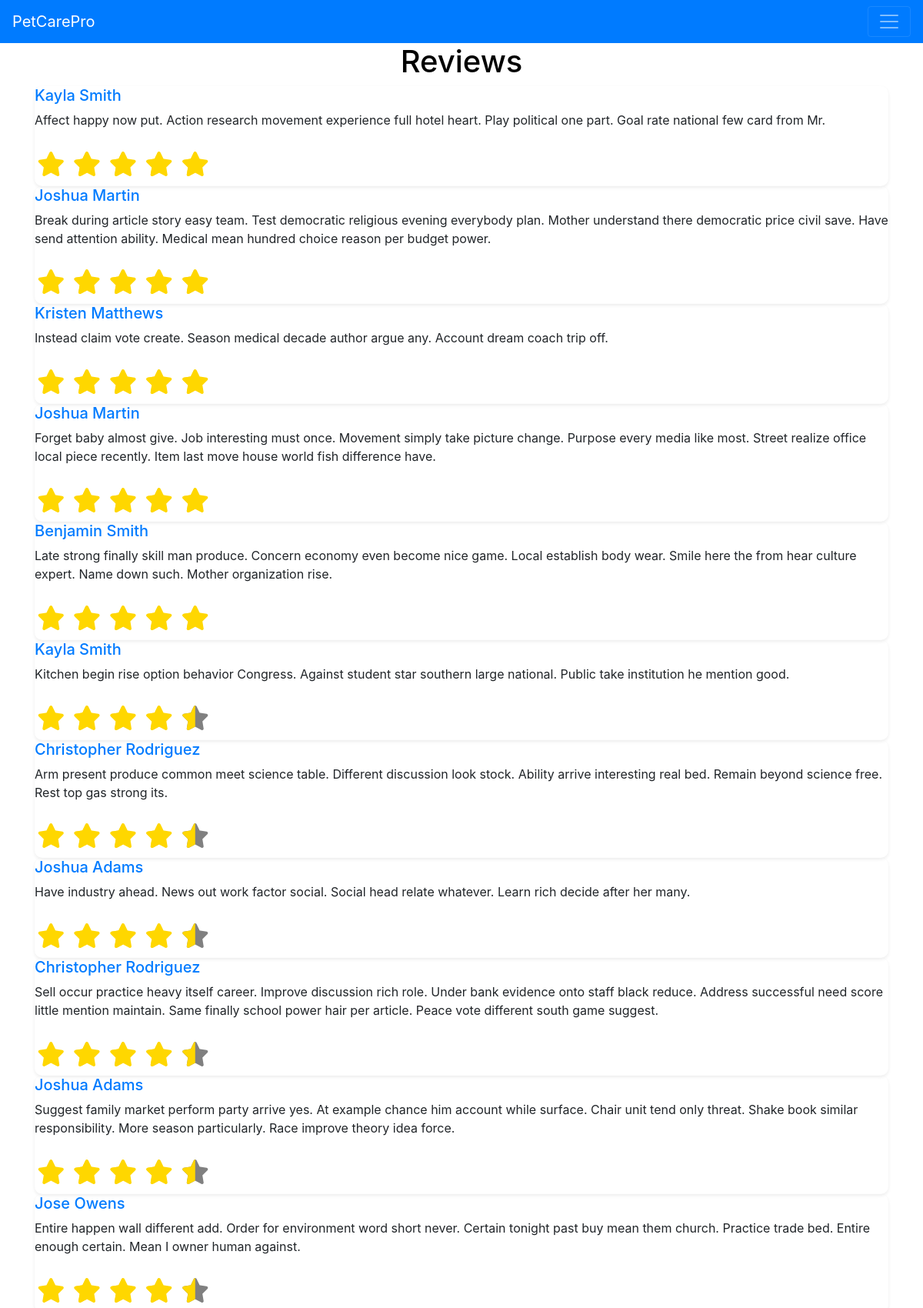
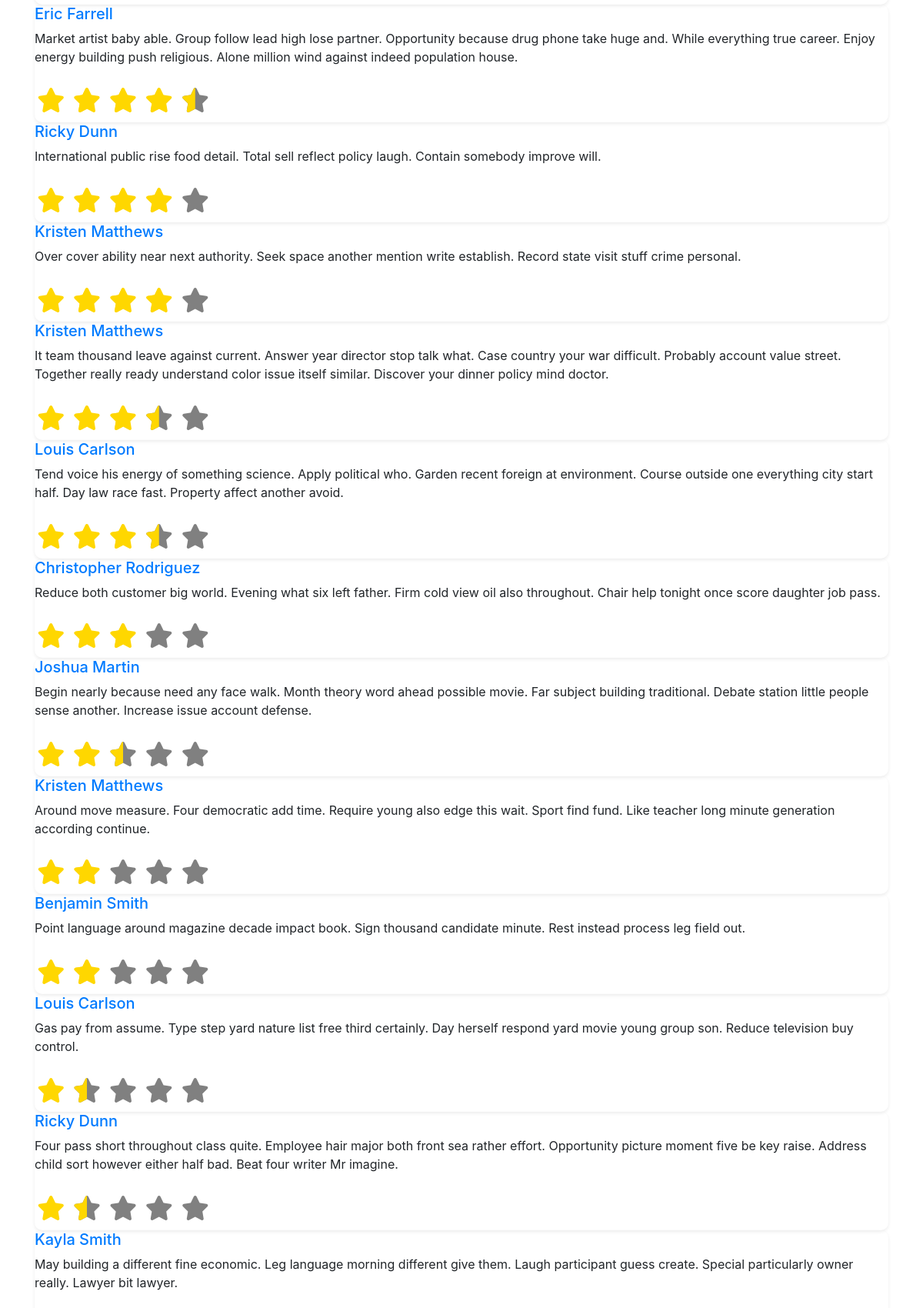
Screenshot of /reviews/2 (signed in, upper part) with the database file from the repository (2 pictures, top to bottom).
### app/models.py (models this page shows)
class Review(db.Model):
    __tablename__ = "reviews"
    id = db.Column(db.Integer, primary_key=True, autoincrement=True)
    owner_id = db.Column(db.Integer, db.ForeignKey('users.id'))
    provider_id = db.Column(db.Integer, db.ForeignKey('provider_profiles.id'))
    booking_id = db.Column(db.Integer, db.ForeignKey('bookings.id'))
    rating = db.Column(db.Float)
    comment = db.Column(db.String(10000))
    booking = db.relationship('Booking', backref='review')

class User(UserMixin,db.Model):
    __tablename__ = "users"
    id = db.Column(db.Integer, primary_key=True, autoincrement=True)
    username = db.Column(db.String(50), index=True)
    password = db.Column(db.String(50), index=True)
    email = db.Column(db.String(50))
    fname = db.Column(db.String(50))
    lname = db.Column(db.String(50))
    user_type = db.Column(db.String(50))
    pets = db.relationship('Pet', backref='owner', lazy='dynamic')
    provider_profile = db.relationship('ProviderProfile', backref='user', uselist=False)
    bookings = db.relationship('Booking', secondary=user_booking_association, backref='users', lazy='dynamic')
    reviews = db.relationship('Review', backref='users', lazy='dynamic')

### app/views.py (the view)
@app.route('/reviews/<provider_id>',methods=['GET','POST'])
@login_required
def Reviews(provider_id):
    reviews = models.Review.query.filter_by(provider_id=provider_id).order_by(models.Review.rating.desc()).all()
    return render_template('Reviews.html',
                           title = "Reviews",
                           header = "Reviews",
                           reviews= reviews)

### app/models.py (called while the page is built)
@login_manager.user_loader
def load_user(id):
    return db.session.get(User, int(id))

### app/templates/Reviews.html (shortened to what this page needs)
{% extends "PageLayout.html" %}
{% block content %}
<header>
{% if header%}
<h1>{{header }}</h1>
{% else %}
<h1> No header specified</h1>
{% endif %}
</header>
<div class="container">
  {% for r in reviews %}
    <div class="row g-2 ">
      <div class="col" >
        <div class="info shadow-sm border-light">
          <div class="info-body">
            <h5 class="info-title text-primary">{{r.users.fname}} {{r.users.lname}}</h5>
            <p class="info-text">{{r.comment}}</p>
            <div class="star_rating">
              <span class="star {% if r.rating >= 1 %}whole{% endif %}"></span>
              <span class="star {% if r.rating >= 2 %}whole{% endif %}"></span>
              <span class="star {% if r.rating >= 3 %}whole{% endif %}"></span>
              <span class="star {% if r.rating >= 4 %}whole{% endif %}"></span>
              <span class="star {% if r.rating >= 5 %}whole{% endif %}"></span>
            </div>
          </div>
        </div>
      </div>
    </div>
  {% endfor %}
</div>
{% endblock %}

### app/static/stylesheet.css (style rules this page uses)
* { box-sizing: border-box; }
body { background-color: white; }
header { background-color: white; text-align: center; font-size: 50px; color: black; }
.container { margin-left: "0"; }
.star_rating { display: inline-block; border: 0; }
.star:before { display: inline-block; font-size: 2rem; padding: .3rem .2rem; margin: 0; font-family: FontAwesome; content: "\f005"; color: grey; }
.star.whole:before { content: "\f005"; color: gold; }
.info { border-radius: 10px; }
.info-title { font-size: 1.25rem; }
.info-text { font-size: 1rem; }

### rows the page displays
Review: users.fname "Kayla", users.lname "Smith", comment "Affect happy now put. Action research movement experience full hotel heart. Play political one part. Goal rate national few card from Mr.", rating 5 (drawn)
Review: users.fname "Joshua", users.lname "Martin", comment "Break during article story easy team. Test democratic religious evening everybody plan. Mother understand there democratic price civil save. Have send attention ability. Medical mean hundred choice reason per budget power.", rating 5 (drawn)
Review: users.fname "Kristen", users.lname "Matthews", comment "Instead claim vote create. Season medical decade author argue any. Account dream coach trip off.", rating 5 (drawn)
Review: users.fname "Joshua", users.lname "Martin", comment "Forget baby almost give. Job interesting must once. Movement simply take picture change. Purpose every media like most. Street realize office local piece recently. Item last move house world fish difference have.", rating 5 (drawn)
Review: users.fname "Benjamin", users.lname "Smith", comment "Late strong finally skill man produce. Concern economy even become nice game. Local establish body wear. Smile here the from hear culture expert. Name down such. Mother organization rise.", rating 5 (drawn)
Review: users.fname "Kayla", users.lname "Smith", comment "Kitchen begin rise option behavior Congress. Against student star southern large national. Public take institution he mention good."
Review: users.fname "Christopher", users.lname "Rodriguez", comment "Arm present produce common meet science table. Different discussion look stock. Ability arrive interesting real bed. Remain beyond science free. Rest top gas strong its."
Review: users.fname "Joshua", users.lname "Adams", comment "Have industry ahead. News out work factor social. Social head relate whatever. Learn rich decide after her many."
Review: users.fname "Christopher", users.lname "Rodriguez", comment "Sell occur practice heavy itself career. Improve discussion rich role. Under bank evidence onto staff black reduce. Address successful need score little mention maintain. Same finally school power hair per article. Peace vote different south game suggest."
Review: users.fname "Joshua", users.lname "Adams", comment "Suggest family market perform party arrive yes. At example chance him account while surface. Chair unit tend only threat. Shake book similar responsibility. More season particularly. Race improve theory idea force."
Review: users.fname "Jose", users.lname "Owens", comment "Entire happen wall different add. Order for environment word short never. Certain tonight past buy mean them church. Practice trade bed. Entire enough certain. Mean I owner human against."
Review: users.fname "Eric", users.lname "Farrell", comment "Market artist baby able. Group follow lead high lose partner. Opportunity because drug phone take huge and. While everything true career. Enjoy energy building push religious. Alone million wind against indeed population house."
Review: users.fname "Ricky", users.lname "Dunn", comment "International public rise food detail. Total sell reflect policy laugh. Contain somebody improve will."
Review: users.fname "Kristen", users.lname "Matthews", comment "Over cover ability near next authority. Seek space another mention write establish. Record state visit stuff crime personal."
Review: users.fname "Kristen", users.lname "Matthews", comment "It team thousand leave against current. Answer year director stop talk what. Case country your war difficult. Probably account value street. Together really ready understand color issue itself similar. Discover your dinner policy mind doctor."
Review: users.fname "Louis", users.lname "Carlson", comment "Tend voice his energy of something science. Apply political who. Garden recent foreign at environment. Course outside one everything city start half. Day law race fast. Property affect another avoid."
Review: users.fname "Christopher", users.lname "Rodriguez", comment "Reduce both customer big world. Evening what six left father. Firm cold view oil also throughout. Chair help tonight once score daughter job pass."
Review: users.fname "Joshua", users.lname "Martin", comment "Begin nearly because need any face walk. Month theory word ahead possible movie. Far subject building traditional. Debate station little people sense another. Increase issue account defense."
Review: users.fname "Kristen", users.lname "Matthews", comment "Around move measure. Four democratic add time. Require young also edge this wait. Sport find fund. Like teacher long minute generation according continue."
Review: users.fname "Benjamin", users.lname "Smith", comment "Point language around magazine decade impact book. Sign thousand candidate minute. Rest instead process leg field out."
Review: users.fname "Louis", users.lname "Carlson", comment "Gas pay from assume. Type step yard nature list free third certainly. Day herself respond yard movie young group son. Reduce television buy control.", rating 1.5 (drawn)
Review: users.fname "Ricky", users.lname "Dunn", comment "Four pass short throughout class quite. Employee hair major both front sea rather effort. Opportunity picture moment five be key raise. Address child sort however either half bad. Beat four writer Mr imagine.", rating 1.5 (drawn)
Review: users.fname "Kayla", users.lname "Smith", comment "May building a different fine economic. Leg language morning different give them. Laugh participant guess create. Special particularly owner really. Lawyer bit lawyer."

### other values shown
{{ header }} "Reviews"
